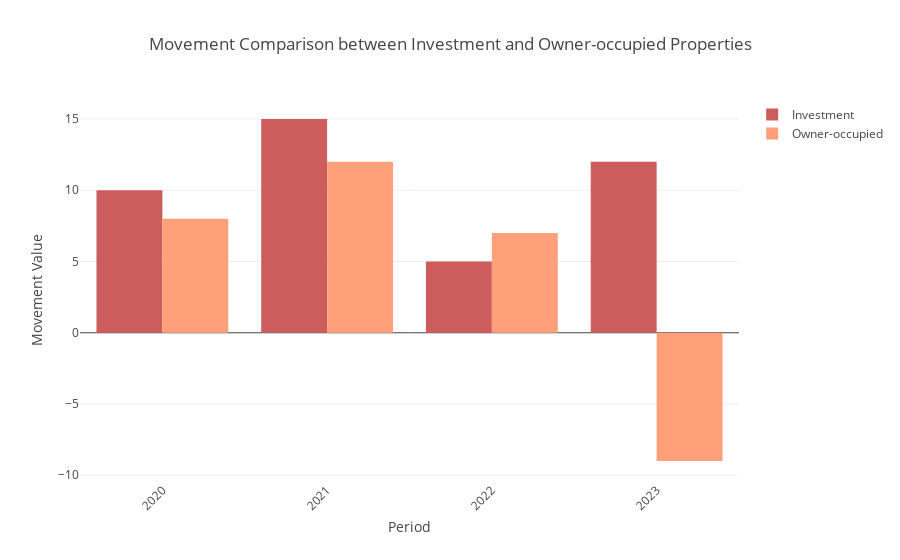

Notebook code cell kept with this figure:
### Code cell
import plotly.graph_objects as go

# Sample data: movements for each category across four periods
data = {
    'Period': ['2020', '2021', '2022', '2023'],
    'Investment': [10, 15, 5, 12],  # Example data
    'Owner-occupied': [8, 12, 7, -9]  # Example data
}

# Create the figure object
fig = go.Figure()

# Add bars for investment data
fig.add_trace(go.Bar(
    x=data['Period'],
    y=data['Investment'],
    name='Investment',  # Legend entry
    marker_color='indianred'  # Color of the bar
))

# Add bars for owner-occupied data
fig.add_trace(go.Bar(
    x=data['Period'],
    y=data['Owner-occupied'],
    name='Owner-occupied',
    marker_color='lightsalmon'  # Color of the bar
))

# Update the layout for a grouped bar chart
fig.update_layout(
    title='Movement Comparison between Investment and Owner-occupied Properties',
    xaxis_title='Period',
    yaxis_title='Movement Value',
    barmode='group',  # Group bars of different traces at each x value
    xaxis_tickangle=-45  # Rotate labels for better readability
)

# Show the plot
fig.show()

### Figure 1 — Plotly figure (JSON) as saved in the notebook; plotly's stock layout.template omitted (floating-point values rounded to 4 significant figures)
{"data": [{"marker": {"color": "indianred"}, "name": "Investment", "type": "bar", "x": ["2020", "2021", "2022", "2023"], "y": [10, 15, 5, 12]}, {"marker": {"color": "lightsalmon"}, "name": "Owner-occupied", "type": "bar", "x": ["2020", "2021", "2022", "2023"], "y": [8, 12, 7, -9]}], "layout": {"barmode": "group", "title": {"text": "Movement Comparison between Investment and Owner-occupied Properties"}, "xaxis": {"tickangle": -45, "title": {"text": "Period"}}, "yaxis": {"title": {"text": "Movement Value"}}}}
